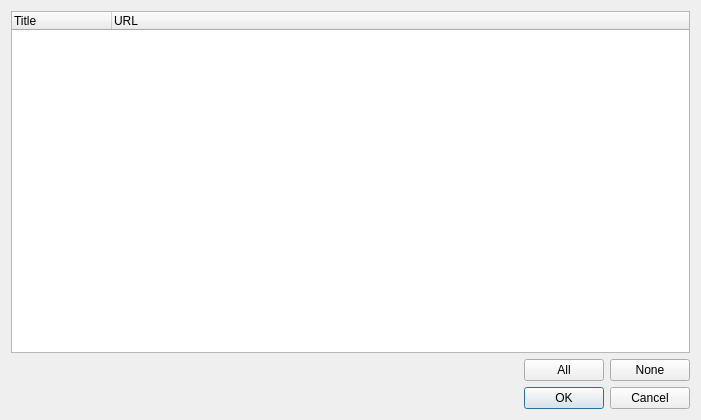
<ui version="4.0" >
 <class>RestoreSessionDialog</class>
 <widget class="QDialog" name="RestoreSessionDialog" >
  <property name="geometry" >
   <rect>
    <x>0</x>
    <y>0</y>
    <width>701</width>
    <height>420</height>
   </rect>
  </property>
  <property name="windowTitle" >
   <string>Restore session</string>
  </property>
  <property name="windowIcon" >
   <iconset resource="resources.qrc" >
    <normaloff>:/resources/images/poshuku.png</normaloff>:/resources/images/poshuku.png</iconset>
  </property>
  <layout class="QVBoxLayout" name="verticalLayout" >
   <item>
    <widget class="QTreeWidget" name="Pages_" >
     <property name="rootIsDecorated" >
      <bool>false</bool>
     </property>
     <property name="itemsExpandable" >
      <bool>false</bool>
     </property>
     <property name="expandsOnDoubleClick" >
      <bool>false</bool>
     </property>
     <column>
      <property name="text" >
       <string>Title</string>
      </property>
     </column>
     <column>
      <property name="text" >
       <string>URL</string>
      </property>
     </column>
    </widget>
   </item>
   <item>
    <layout class="QHBoxLayout" name="horizontalLayout" >
     <item>
      <spacer name="horizontalSpacer" >
       <property name="orientation" >
        <enum>Qt::Horizontal</enum>
       </property>
       <property name="sizeHint" stdset="0" >
        <size>
         <width>40</width>
         <height>20</height>
        </size>
       </property>
      </spacer>
     </item>
     <item>
      <widget class="QPushButton" name="SelectAll_" >
       <property name="text" >
        <string>All</string>
       </property>
      </widget>
     </item>
     <item>
      <widget class="QPushButton" name="SelectNone_" >
       <property name="text" >
        <string>None</string>
       </property>
      </widget>
     </item>
    </layout>
   </item>
   <item>
    <widget class="QDialogButtonBox" name="buttonBox" >
     <property name="orientation" >
      <enum>Qt::Horizontal</enum>
     </property>
     <property name="standardButtons" >
      <set>QDialogButtonBox::Cancel|QDialogButtonBox::Ok</set>
     </property>
    </widget>
   </item>
  </layout>
  <zorder></zorder>
  <zorder>Pages_</zorder>
  <zorder>buttonBox</zorder>
 </widget>
 <resources>
  <include location="resources.qrc" />
 </resources>
 <connections>
  <connection>
   <sender>buttonBox</sender>
   <signal>accepted()</signal>
   <receiver>RestoreSessionDialog</receiver>
   <slot>accept()</slot>
   <hints>
    <hint type="sourcelabel" >
     <x>248</x>
     <y>254</y>
    </hint>
    <hint type="destinationlabel" >
     <x>157</x>
     <y>274</y>
    </hint>
   </hints>
  </connection>
  <connection>
   <sender>buttonBox</sender>
   <signal>rejected()</signal>
   <receiver>RestoreSessionDialog</receiver>
   <slot>reject()</slot>
   <hints>
    <hint type="sourcelabel" >
     <x>316</x>
     <y>260</y>
    </hint>
    <hint type="destinationlabel" >
     <x>286</x>
     <y>274</y>
    </hint>
   </hints>
  </connection>
 </connections>
</ui>
